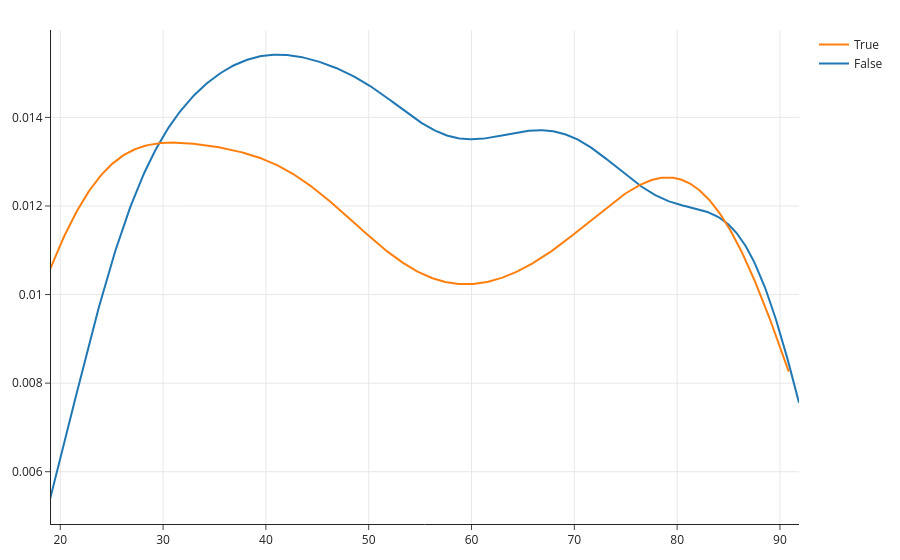
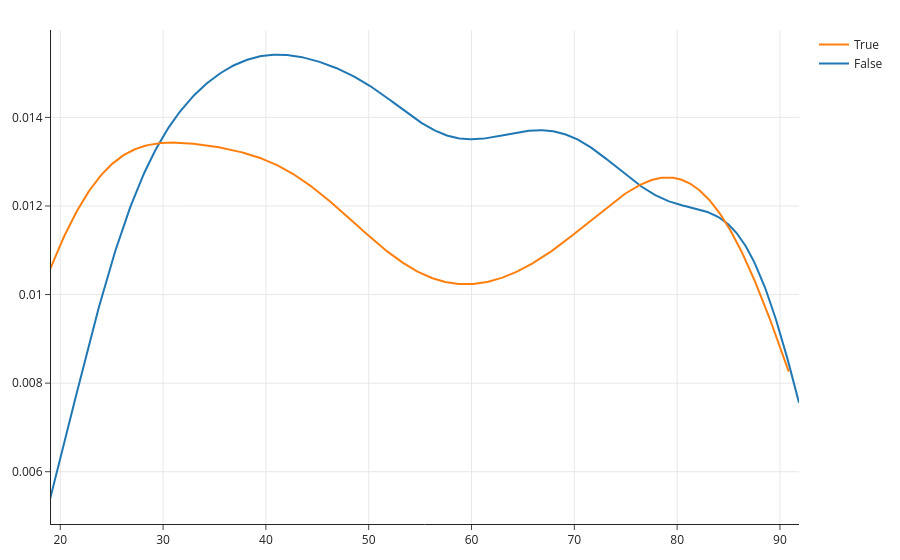

These figures' notebook cell, in order:
### Markdown cell above
---

To double-check your work, the cell below will rerun all of the autograder tests.

### Code cell
grader.check_all()

### Figure 1 — Plotly figure (JSON) as saved in the notebook; plotly's stock layout.template omitted (floating-point values rounded to 4 significant figures; data arrays with more than 128 entries replaced by an {"elided": "..."} marker saying what was removed)
{"data": [{"legendgroup": "False", "marker": {"color": "rgb(31, 119, 180)"}, "mode": "lines", "name": "False", "showlegend": true, "type": "scatter", "x": {"elided": "500 float values"}, "xaxis": "x", "y": {"elided": "500 float values"}, "yaxis": "y"}, {"legendgroup": "True", "marker": {"color": "rgb(255, 127, 14)"}, "mode": "lines", "name": "True", "showlegend": true, "type": "scatter", "x": {"elided": "500 float values"}, "xaxis": "x", "y": {"elided": "500 float values"}, "yaxis": "y"}], "layout": {"barmode": "overlay", "hovermode": "closest", "legend": {"traceorder": "reversed"}, "title": {"text": ""}, "xaxis": {"anchor": "y2", "domain": [0, 1], "zeroline": false}, "yaxis": {"anchor": "free", "domain": [0, 1], "position": 0}}}

### Figure 2 — Plotly figure (JSON) as saved in the notebook; plotly's stock layout.template omitted (floating-point values rounded to 4 significant figures; data arrays with more than 128 entries replaced by an {"elided": "..."} marker saying what was removed)
{"data": [{"legendgroup": "False", "marker": {"color": "rgb(31, 119, 180)"}, "mode": "lines", "name": "False", "showlegend": true, "type": "scatter", "x": {"elided": "500 float values"}, "xaxis": "x", "y": {"elided": "500 float values"}, "yaxis": "y"}, {"legendgroup": "True", "marker": {"color": "rgb(255, 127, 14)"}, "mode": "lines", "name": "True", "showlegend": true, "type": "scatter", "x": {"elided": "500 float values"}, "xaxis": "x", "y": {"elided": "500 float values"}, "yaxis": "y"}], "layout": {"barmode": "overlay", "hovermode": "closest", "legend": {"traceorder": "reversed"}, "title": {"text": ""}, "xaxis": {"anchor": "y2", "domain": [0, 1], "zeroline": false}, "yaxis": {"anchor": "free", "domain": [0, 1], "position": 0}}}
